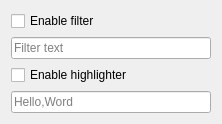
<?xml version="1.0" encoding="UTF-8"?>
<ui version="4.0">
 <class>OutputSettings</class>
 <widget class="QWidget" name="OutputSettings">
  <property name="geometry">
   <rect>
    <x>0</x>
    <y>0</y>
    <width>218</width>
    <height>124</height>
   </rect>
  </property>
  <property name="windowTitle">
   <string notr="true">Form</string>
  </property>
  <layout class="QGridLayout" name="gridLayout">
   <item row="0" column="0">
    <widget class="QCheckBox" name="checkBoxFilter">
     <property name="text">
      <string>Enable filter</string>
     </property>
    </widget>
   </item>
   <item row="1" column="0">
    <widget class="QLineEdit" name="lineEditFilter">
     <property name="minimumSize">
      <size>
       <width>200</width>
       <height>0</height>
      </size>
     </property>
     <property name="placeholderText">
      <string>Filter text</string>
     </property>
     <property name="clearButtonEnabled">
      <bool>true</bool>
     </property>
    </widget>
   </item>
   <item row="2" column="0">
    <widget class="QCheckBox" name="checkBoxHighlighter">
     <property name="text">
      <string>Enable highlighter</string>
     </property>
    </widget>
   </item>
   <item row="3" column="0">
    <widget class="QLineEdit" name="lineEditHighlighter">
     <property name="placeholderText">
      <string>Hello,Word</string>
     </property>
     <property name="clearButtonEnabled">
      <bool>true</bool>
     </property>
    </widget>
   </item>
  </layout>
 </widget>
 <resources/>
 <connections/>
</ui>
